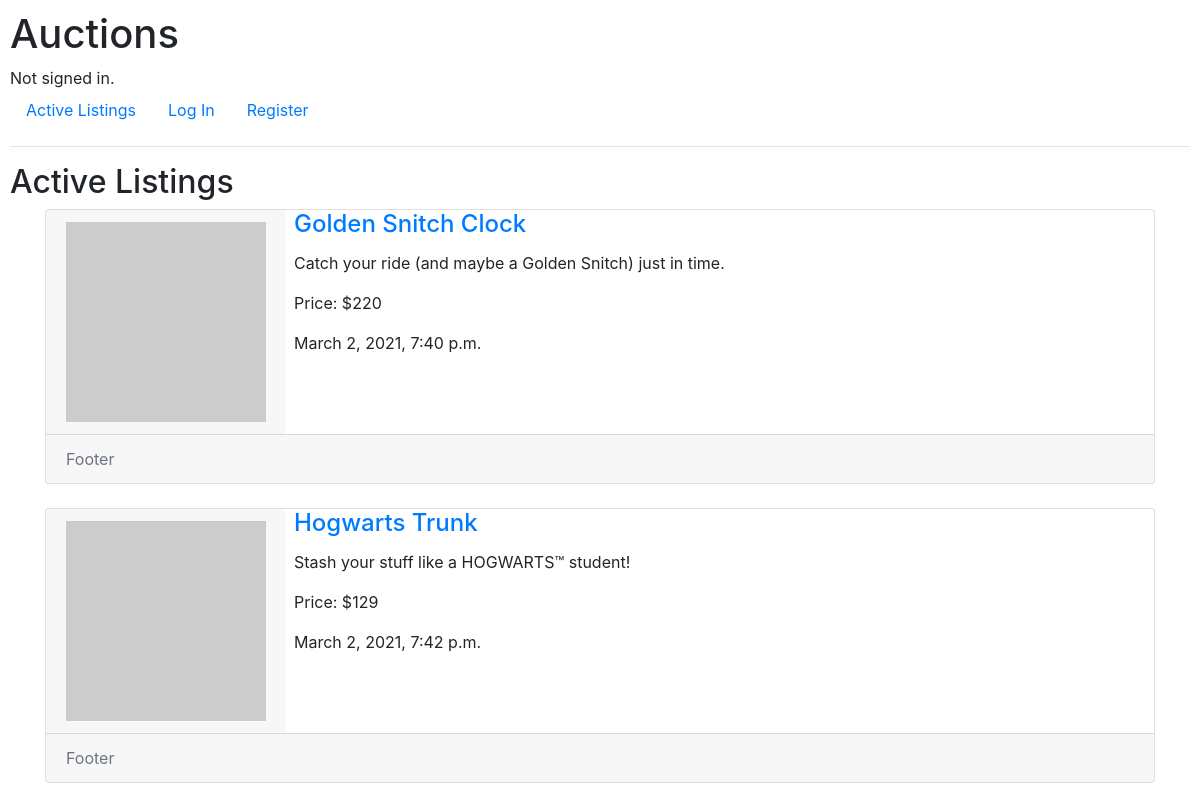
The page /Home on the database its author committed.
### auctions/models.py (models this page shows, shortened)
class Listing(models.Model):
    user = models.ForeignKey(User, on_delete=models.CASCADE,
                                related_name="user_listings", blank=True, null=True)
    title = models.CharField(max_length=64)
    description = models.CharField(max_length=200)
    starting_bid = models.IntegerField()
    created = models.DateTimeField(auto_now_add=True)
    listing_image = models.URLField()
    category = models.ForeignKey(Category, on_delete=models.CASCADE, blank=True,
                                null=True, related_name="list_category")
    watchers = models.ManyToManyField(User, blank=True, related_name="watchlist")
    is_active = models.BooleanField(default=True)
    winner = models.ForeignKey(User, on_delete=models.CASCADE, related_name="listing_win",
                             default=None, blank=True, null=True)

### auctions/views.py (the view)
# urls.py: path("<str:category>", views.category_listing, name="cat_listing")
def category_listing(request, category):
    category_id = Category.objects.get(category=category)
    return render(request, "auctions/index.html", {
        "listings": Listing.objects.filter(category=category_id.id)
    })

### auctions/templates/auctions/index.html (shortened to what this page needs)
{% extends "auctions/layout.html" %}
{% block body %}
    <h2>Active Listings</h2>
    <div class="container">
        {% for listing in listings %}
            <div class="card flex-row flex-wrap">
                <div class="card-header border-0">
                    <img src="//placehold.it/200" alt="">
                </div>
                <div class="card-block px-2">
                    <a href="{% url 'auctions:listing' listing.id %}"><h4 class="card-title">{{ listing.title }}</h4></a>
                    <p class="card-text">{{ listing.description }}</p>
                    <p class="card-text">Price: ${{ listing.starting_bid }}</p>
                    <p class="card-text text-small">{{ listing.created }}</p>
                </div>
                <div class="card-footer w-100 text-muted">
                    Footer
                </div>
            </div>
            <br>
        {% endfor %}
    </div>
{% endblock %}

### auctions/static/auctions/styles.css (style rules this page uses)
body { padding: 10px; }

### rows shown on the page
Listing: title "Golden Snitch Clock", description "Catch your ride (and maybe a Golden Snitch) just in time.", starting_bid "220", created "March 2, 2021, 7:40 p.m."
Listing: title "Hogwarts Trunk", description "Stash your stuff like a HOGWARTS™ student!", starting_bid "129", created "March 2, 2021, 7:42 p.m."
